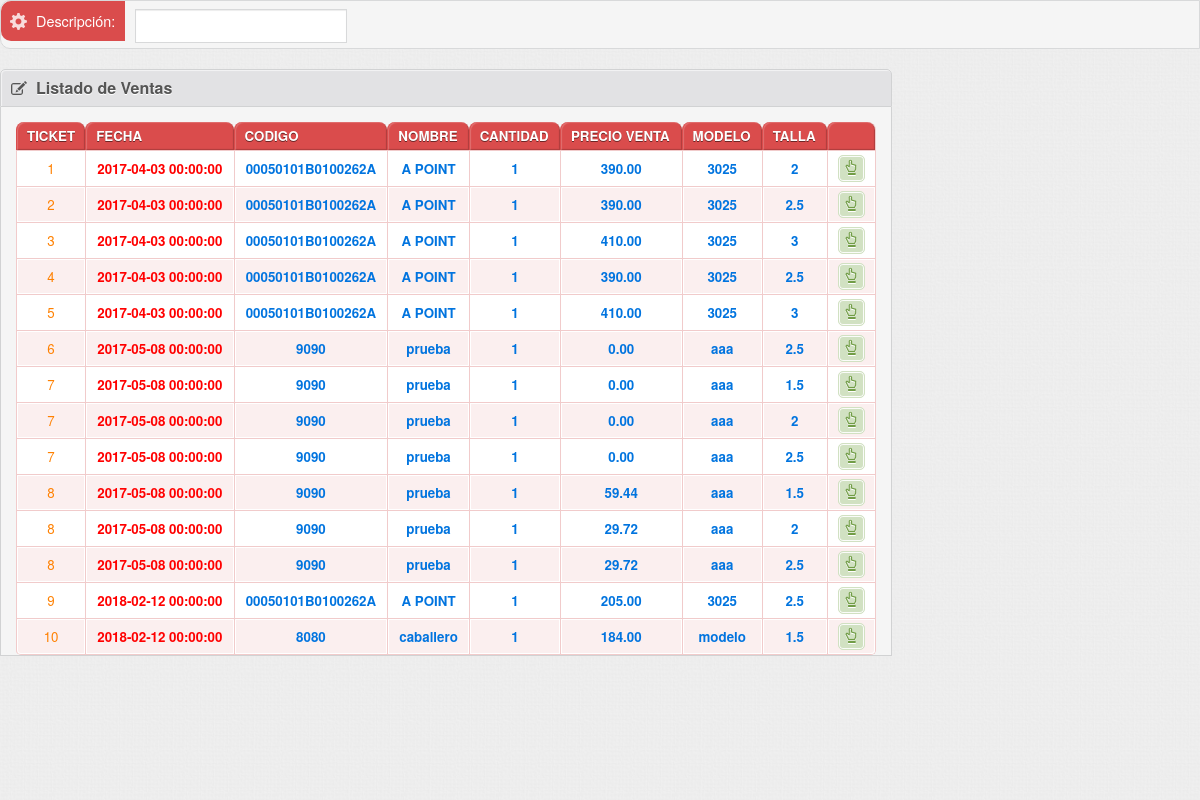
The app's page /movdevoluciones/buscar.php (signed in) with its own data.
### tables this page shows
CREATE TABLE IF NOT EXISTS `mtosalidas` (
  `idunicosal` int(12) NOT NULL AUTO_INCREMENT COMMENT 'id unico de la salida',
  `idunicoe` int(12) DEFAULT NULL COMMENT 'id unico de la empresa',
  `idunicos` int(12) DEFAULT NULL COMMENT 'id unico de la sucursal',
  `tiposal` int(1) DEFAULT NULL COMMENT 'tipo de salida 0=venta 1=traspaso 2=baja 3=baja x devolucion',
  `idunicou` int(12) DEFAULT NULL COMMENT 'id unico del usuario',
  `fecha` datetime DEFAULT NULL COMMENT 'hora con fecha de venta',
  `idunicotras` int(12) DEFAULT NULL COMMENT 'idunico del traspaso consecutivo de traspasos por empresa/sucursal',
  `idunicosr` int(12) DEFAULT NULL COMMENT 'id unico de la sucursal que recibe el traspaso',
  `ticket` int(12) DEFAULT NULL COMMENT 'numero de salida consecutivo de empresa/sucursal',
  `baja` int(12) DEFAULT NULL COMMENT 'id unico de la baja consecutivo por empresa/sucursal',
  `total` float(12,2) DEFAULT NULL COMMENT 'importe total del ticket',
  `pago` float(12,2) DEFAULT NULL COMMENT 'pago que da el cliente',
  `cambio` float(12,2) DEFAULT NULL COMMENT 'cambio que se le da al cliente',
  KEY `Índice 1` (`idunicosal`)
);

CREATE TABLE IF NOT EXISTS `productos` (
  `idunicop` int(12) NOT NULL AUTO_INCREMENT COMMENT 'idunico del producto',
  `idunicoe` int(12) DEFAULT NULL COMMENT 'id unico de la empresa',
  `codigo` varchar(30) DEFAULT NULL COMMENT 'codigo del producto',
  `nombrep` varchar(50) DEFAULT NULL COMMENT 'nombre del producto',
  `descrip` varchar(50) DEFAULT NULL COMMENT 'descripcion del producto',
  `ultpcompra` float(12,2) DEFAULT NULL COMMENT 'ultimo precio de compra',
  `pmostrador` float(12,2) DEFAULT NULL COMMENT 'precio de mostrador',
  `stock` int(12) DEFAULT NULL COMMENT 'numero de stock',
  `iva` int(2) DEFAULT NULL COMMENT 'porcentaje de iva',
  `descuento` int(2) DEFAULT NULL COMMENT 'porcentaje de descuento',
  `marca` varchar(30) DEFAULT NULL COMMENT 'marca del producto',
  `color` varchar(30) DEFAULT NULL COMMENT 'color del producto',
  `serie` varchar(30) NOT NULL,
  `tipo` int(11) NOT NULL COMMENT 'tipo 0=producto 1=servicio',
  `idunicopr` int(11) NOT NULL COMMENT 'id unico del proveedor',
  `cvetip` int(11) NOT NULL COMMENT 'clave del tipo de productos',
  PRIMARY KEY (`idunicop`)
);

CREATE TABLE IF NOT EXISTS `detsalidas` (
  `idunicodetsal` int(12) NOT NULL AUTO_INCREMENT COMMENT 'id unico del registro del detalle de la salida',
  `idunicosal` int(12) DEFAULT NULL COMMENT 'id unico de la salida',
  `idunicop` int(12) DEFAULT NULL COMMENT 'id unico del producto',
  `pmostrador` float(12,2) DEFAULT NULL COMMENT 'precio del mostrador',
  `cantidad` int(12) DEFAULT NULL COMMENT 'cantidad del arituclo vendida',
  `descuento` float(12,2) DEFAULT NULL COMMENT 'importe del descuento del articulo',
  `iva` float(12,2) DEFAULT NULL COMMENT 'importe del iva de ese articulo',
  `pfinal` float(12,2) DEFAULT NULL COMMENT 'precio final de esa partida',
  `modelo` varchar(30) DEFAULT NULL,
  `talla` varchar(20) DEFAULT NULL,
  `lote` varchar(20) DEFAULT NULL,
  `fcaducidad` date DEFAULT NULL,
  KEY `Índice 1` (`idunicodetsal`)
);

### movdevoluciones/listaproductos.php (the view, shortened to what this page needs)
<?php
	include "../conexion/conexion.php";
	$idunicoe=$_SESSION["pvtacommand_idunicoe"];
	$idunicos=$_SESSION["pvtacommand_idunicos"];
	$mostrarmarca=0;$mostrarmodelo=0;$mostrartalla=0;$mostrarserie=0;$mostrarlote=0;$mostrarfcaducidad=0;
	$consulta="select marca,serie,modelo,talla,lote,fcaducidad from configuraciones where idunicoe='$idunicoe'";
	$recordset = mysqli_query($link,$consulta);
	while($registro = mysqli_fetch_array($recordset)){
		$mostrarmodelo=$registro["modelo"];
		$mostrartalla=$registro["talla"];
	}
?>
<table id="example" class="display table table-bordered table-condensed table-striped table-primary table-vertical-center checkboxs js-table-sortable" cellspacing="0" width="100%">
		<thead>
			<tr>
				<th width="1%" class="center">Ticket</th>
				<th>Fecha</th>
				<th>Codigo</th>
				<th>Nombre</th>
				<th>Cantidad</th>
				<th>Precio Venta</th>
				<?php if($mostrarmodelo>0){ echo "<th>Modelo</th>";}?>
				<?php if($mostrartalla>0){ echo "<th>Talla</th>";}?>
				<th class="center"></th>
			</tr>
		</thead>
		<tbody>
			<?php
			$consulta="select b.idunicodetsal,a.ticket,a.fecha,c.codigo,c.nombrep,b.cantidad,b.pfinal,b.modelo,b.talla,b.lote,b.fcaducidad from mtosalidas as a left join detsalidas as b on a.idunicosal=b.idunicosal left join productos as c on b.idunicop=c.idunicop where a.ticket<>0 and a.idunicoe='$idunicoe' and a.idunicos='$idunicos'";
			$fila=1;
			$recordset = mysqli_query($link,$consulta);
			while($registro = mysqli_fetch_array($recordset)){
				$idunicodetsal=$registro["idunicodetsal"];
				$ticket=$registro["ticket"];
				$fecha=$registro["fecha"];
				$codigo=$registro["codigo"];
				$nombrep=utf8_encode($registro["nombrep"]);
				$pfinal=$registro["pfinal"];
				$pfinal=number_format($pfinal,2);
				$modelo=$registro["modelo"];
				$talla=$registro["talla"];
				$idicono="id_".$fila;
				$cantidad=1;
					echo'<tr class="selectable">';
					echo'<td class="center">
								<a href="#" onClick="addarti('.$fila.','.$ticket.','.$idunicodetsal.');" title="seleccionar"> <font color="FF8000">'.$ticket.'</font></a>
							</td>';
					echo'<td class="center"><strong><a href="#" onClick="addarti('.$fila.','.$ticket.','.$idunicodetsal.');" title="seleccionar"><font color="FF0000">'.$fecha.'</font></a></strong></td>';
					echo'<td class="center"><strong><a href="#" onClick="addarti('.$fila.','.$ticket.','.$idunicodetsal.');" title="seleccionar"><font color="0174DF">'.$codigo.'</font></a></strong></td>';
					echo'<td class="center"><strong><a href="#" onClick="addarti('.$fila.','.$ticket.','.$idunicodetsal.');" title="seleccionar"><font color="0174DF">'.$nombrep.'</font></a></strong></td>';
					echo'<td class="center"><strong><a href="#" onClick="addarti('.$fila.','.$ticket.','.$idunicodetsal.');" title="seleccionar"><font color="0174DF">'.$cantidad.'</font></a></strong></td>';
					echo'<td class="center"><strong><a href="#" onClick="addarti('.$fila.','.$ticket.','.$idunicodetsal.');" title="seleccionar"><font color="0174DF">'.$pfinal.'</font></a></strong></td>';
					if($mostrarmodelo>0){
					    echo'<td class="center"><strong><a href="#" onClick="addarti('.$fila.','.$ticket.','.$idunicodetsal.');" title="seleccionar"><font color="0174DF">'.$modelo.'</font></a></strong></td>';
					}
					if($mostrartalla>0){
					   echo'<td class="center"><strong><a href="#" onClick="addarti('.$fila.','.$ticket.','.$idunicodetsal.');" title="seleccionar"><font color="0174DF">'.$talla.'</font></a></strong></td>';
					}
					echo'
							<td class="center" >
								<div id="'.$idicono.'">
									<a href="#" onClick="addarti('.$fila.','.$ticket.','.$idunicodetsal.');" title="seleccionar" class="btn-action glyphicons hand_up btn-success"><i></i></a>
								</div>
							</td>';
					echo'</tr>';
					$fila++;
			}
			?>
		</tbody>
	</table>

### theme/css/demo.css (style rules this page uses)
body { font: 90%/1.45em "Helvetica Neue", HelveticaNeue, Arial, Helvetica, sans-serif; margin: 0; padding: 0; color: #333; background-color: #fff; }
a { cursor: pointer; color: #3174c7; text-decoration: none; }

### records on screen
mtosalidas: ticket "1", fecha "2017-04-03 00:00:00", productos.codigo "00050101B0100262A", productos.nombrep "A POINT", cantidad "1", detsalidas.pfinal "390.00", detsalidas.modelo "3025", detsalidas.talla "2"
mtosalidas: ticket "2", fecha "2017-04-03 00:00:00", productos.codigo "00050101B0100262A", productos.nombrep "A POINT", cantidad "1", detsalidas.pfinal "390.00", detsalidas.modelo "3025", detsalidas.talla "2.5"
mtosalidas: ticket "3", fecha "2017-04-03 00:00:00", productos.codigo "00050101B0100262A", productos.nombrep "A POINT", cantidad "1", detsalidas.pfinal "410.00", detsalidas.modelo "3025", detsalidas.talla "3"
mtosalidas: ticket "4", fecha "2017-04-03 00:00:00", productos.codigo "00050101B0100262A", productos.nombrep "A POINT", cantidad "1", detsalidas.pfinal "390.00", detsalidas.modelo "3025", detsalidas.talla "2.5"
mtosalidas: ticket "5", fecha "2017-04-03 00:00:00", productos.codigo "00050101B0100262A", productos.nombrep "A POINT", cantidad "1", detsalidas.pfinal "410.00", detsalidas.modelo "3025", detsalidas.talla "3"
mtosalidas: ticket "6", fecha "2017-05-08 00:00:00", productos.codigo "9090", productos.nombrep "prueba", cantidad "1", detsalidas.pfinal "0.00", detsalidas.modelo "aaa", detsalidas.talla "2.5"
mtosalidas: ticket "7", fecha "2017-05-08 00:00:00", productos.codigo "9090", productos.nombrep "prueba", cantidad "1", detsalidas.pfinal "0.00", detsalidas.modelo "aaa", detsalidas.talla "1.5", detsalidas.talla "2", detsalidas.talla "2.5"
mtosalidas: ticket "8", fecha "2017-05-08 00:00:00", productos.codigo "9090", productos.nombrep "prueba", cantidad "1", detsalidas.pfinal "59.44", detsalidas.modelo "aaa", detsalidas.talla "1.5", detsalidas.pfinal "29.72", detsalidas.talla "2", detsalidas.talla "2.5"
mtosalidas: ticket "9", fecha "2018-02-12 00:00:00", productos.codigo "00050101B0100262A", productos.nombrep "A POINT", cantidad "1", detsalidas.pfinal "205.00", detsalidas.modelo "3025", detsalidas.talla "2.5"
mtosalidas: ticket "10", fecha "2018-02-12 00:00:00", productos.codigo "8080", productos.nombrep "caballero", cantidad "1", detsalidas.pfinal "184.00", detsalidas.modelo "modelo", detsalidas.talla "1.5"
